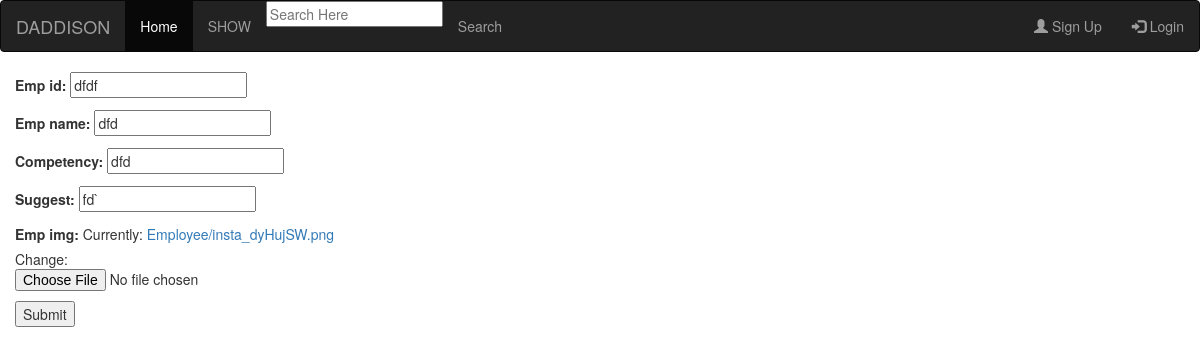
/myapp/update/14, run on the app's committed database.
### myapp/models.py (models this page shows, shortened)
class Employee(models.Model):
    emp_id= models.CharField(max_length=50)
    emp_name= models.CharField(max_length=50)
    competency= models.CharField(max_length=50)
    suggest= models.CharField(max_length=50)
    emp_img=models.ImageField(upload_to='Employee')
    class Meta:
        db_table = 'emp_name'
        ordering = ['-emp_name']

### myapp/views.py (the view)
# urls.py: path('update/<int:id>', update,name='update'),
def update(request,id):
    data=Employee.objects.get(id=id)
    emp=Nameform(instance=data)
    context={'form':emp}
    return render(request,'forms.html', context)

### myapp/forms.py
class Nameform(forms.ModelForm):
    class Meta:
        model = Employee
        fields = '__all__'

### myapp/templates/forms.html (shortened to what this page needs)
{% extends 'base.html'%}
    {% block content %}
    <form class="col-md-5" method='POST' action="{% url 'add' %}" enctype="multipart/form-data">
      {{form.as_p}}
      <input type="submit">
    </form>
  </body>
  {% endblock %}

### data on the page
Employee: emp_id "dfdf", emp_name "dfd", competency "dfd", suggest "fd`"
